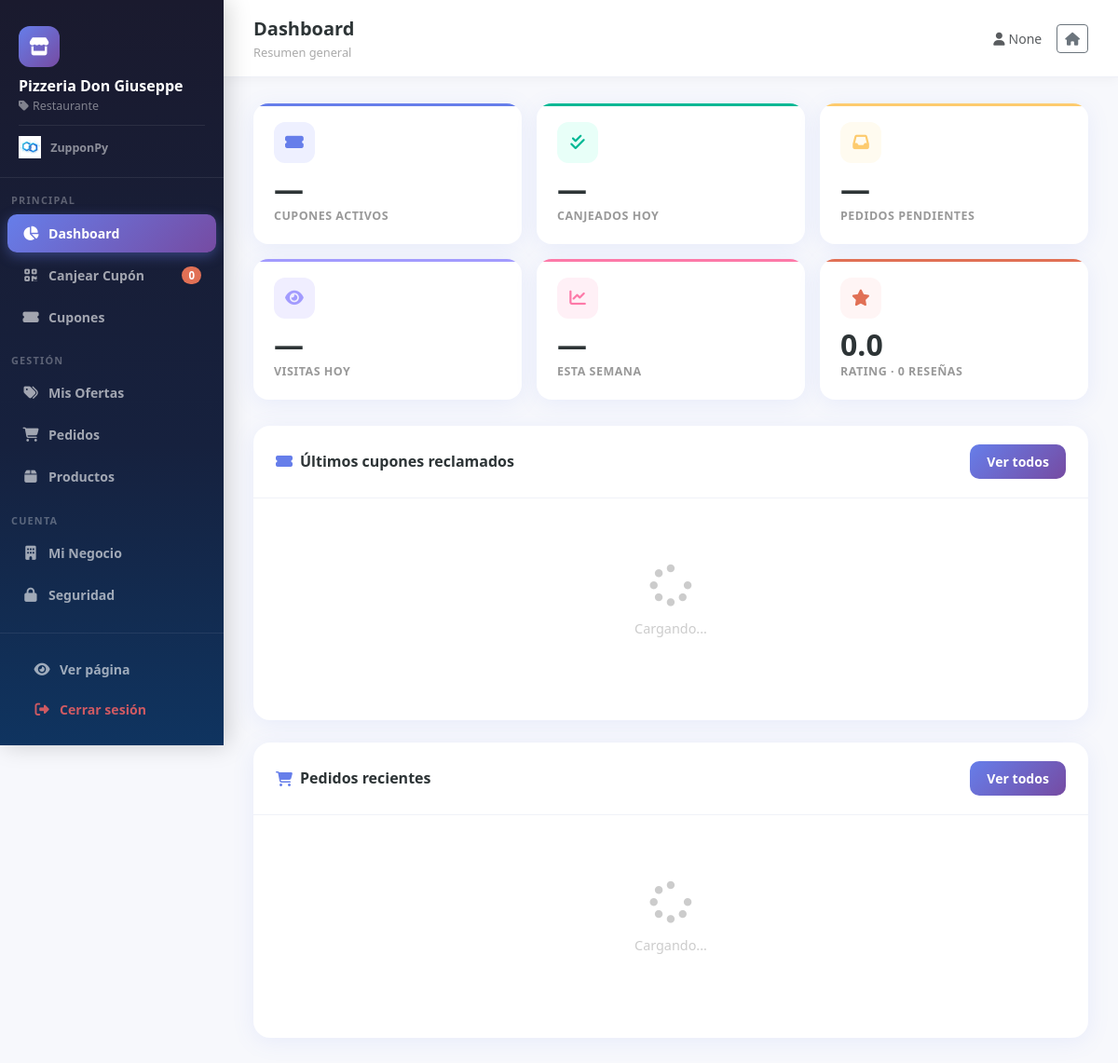
/negocio/panel (signed in), run on the app's committed database.
### tables this page shows
CREATE TABLE negocios (
            id INTEGER PRIMARY KEY AUTOINCREMENT,
            nombre TEXT NOT NULL, categoria TEXT NOT NULL,
            rating REAL DEFAULT 0, reviews INTEGER DEFAULT 0,
            imagen TEXT, promocion TEXT NOT NULL, descuento INTEGER NOT NULL,
            direccion TEXT NOT NULL, mapsLink TEXT,
            telefono TEXT NOT NULL, whatsapp TEXT NOT NULL,
            horario TEXT NOT NULL, descripcion TEXT, servicios TEXT,
            usuario TEXT UNIQUE, contrasena TEXT
        , fotos TEXT, ciudad TEXT DEFAULT "", lat REAL, lng REAL);

### app.py (the view)
@app.route('/negocio/panel')
def negocio_panel():
    if 'negocio_id' not in session:
        return redirect(url_for('login'))
    conn = get_connection()
    c = conn.cursor()
    c.execute('SELECT * FROM negocios WHERE id = ?', (session['negocio_id'],))
    negocio = c.fetchone()
    conn.close()
    if negocio:
        return render_template('negocio_panel.html', negocio=dict_from_row(negocio))
    return redirect(url_for('login'))

### app.py (called while the page is built)
def dict_from_row(row):
    d = dict(zip(row.keys(), row))
    for campo in ('servicios', 'fotos'):
        if campo in d and d[campo]:
            try:
                d[campo] = json.loads(d[campo]) if isinstance(d[campo], str) else d[campo]
            except:
                d[campo] = []
    return d

### database.py (called while the page is built)
def get_connection():
    conn = sqlite3.connect('negocios.db')
    conn.row_factory = sqlite3.Row
    return conn

### templates/negocio_panel.html (shortened to what this page needs)
<!DOCTYPE html>
<html lang="es">
<head>
    <link href="https://cdn.jsdelivr.net/npm/bootstrap@5.3.0/dist/css/bootstrap.min.css" rel="stylesheet">
    <link rel="stylesheet" href="https://cdnjs.cloudflare.com/ajax/libs/font-awesome/6.4.0/css/all.min.css">
</head>
<body>
<aside class="sidebar" id="sidebar">
    <div class="sidebar-logo">
        <div class="avatar"><i class="fas fa-store"></i></div>
        <div class="biz-name">{{ negocio.nombre }}</div>
        <div class="biz-cat"><i class="fas fa-tag me-1"></i>{{ negocio.categoria }}</div>
        <div style="margin-top:10px;padding-top:10px;border-top:1px solid rgba(255,255,255,0.08)">
            <img src="{{ url_for('static', filename='zuppon logo.png') }}" style="height:24px;vertical-align:middle;margin-right:6px">
            <span style="color:rgba(255,255,255,0.5);font-size:0.78rem;font-weight:700">ZupponPy</span>
        </div>
    </div>
    <div class="nav-section">Principal</div>
    <button class="nav-item active" onclick="showTab(this,'dashboard')"><i class="fas fa-chart-pie"></i> Dashboard</button>
    <button class="nav-item" onclick="showTab(this,'canjear')"><i class="fas fa-qrcode"></i> Canjear Cupón <span class="badge-count" id="badgeCupones">0</span></button>
    <button class="nav-item" onclick="showTab(this,'cupones')"><i class="fas fa-ticket-alt"></i> Cupones</button>
    <div class="nav-section">Gestión</div>
    <button class="nav-item" onclick="showTab(this,'ofertas')"><i class="fas fa-tags"></i> Mis Ofertas</button>
    <button class="nav-item" onclick="showTab(this,'pedidos')"><i class="fas fa-shopping-cart"></i> Pedidos <span class="badge-count" id="badgePedidos" style="display:none">0</span></button>
    <button class="nav-item" onclick="showTab(this,'productos')"><i class="fas fa-box"></i> Productos</button>
    <div class="nav-section">Cuenta</div>
    <button class="nav-item" onclick="showTab(this,'info')"><i class="fas fa-building"></i> Mi Negocio</button>
    <button class="nav-item" onclick="showTab(this,'seguridad')"><i class="fas fa-lock"></i> Seguridad</button>
    <div class="sidebar-footer">
        <a href="/negocio/{{ negocio.id }}" target="_blank" class="nav-item" style="text-decoration:none;display:flex"><i class="fas fa-eye"></i> Ver página</a>
        <a href="/logout" class="nav-item" style="text-decoration:none;display:flex;color:rgba(255,100,100,0.8)"><i class="fas fa-sign-out-alt"></i> Cerrar sesión</a>
    </div>
</aside>
<div class="main">
    <div class="topbar">
        <div>
            <span class="topbar-title" id="topbarTitle">Dashboard</span>
            <div class="topbar-sub" id="topbarSub">Resumen general</div>
        </div>
        <div class="d-flex align-items-center gap-3">
            <span class="text-muted small d-none d-md-block"><i class="fas fa-user me-1"></i>{{ negocio.usuario }}</span>
            <a href="/" class="btn btn-sm btn-outline-secondary"><i class="fas fa-home"></i></a>
        </div>
    </div>
    <div class="content">
        <div id="tab-dashboard" class="tab-pane active">
            <div class="stat-grid">
                <div class="stat-card" style="--accent:#667eea;--icon-bg:#eef0ff">
                    <div class="icon"><i class="fas fa-ticket-alt"></i></div>
                    <div class="num" id="statCupones">—</div>
                    <div class="lbl">Cupones activos</div>
                </div>
                <div class="stat-card" style="--accent:#00b894;--icon-bg:#e8fff8">
                    <div class="icon"><i class="fas fa-check-double"></i></div>
                    <div class="num" id="statCanjeados">—</div>
                    <div class="lbl">Canjeados hoy</div>
                </div>
                <div class="stat-card" style="--accent:#fdcb6e;--icon-bg:#fffbf0">
                    <div class="icon"><i class="fas fa-inbox"></i></div>
                    <div class="num" id="statPedidos">—</div>
                    <div class="lbl">Pedidos pendientes</div>
                </div>
                <div class="stat-card" style="--accent:#a29bfe;--icon-bg:#f0eeff">
                    <div class="icon"><i class="fas fa-eye"></i></div>
                    <div class="num" id="statVisitasHoy">—</div>
                    <div class="lbl">Visitas hoy</div>
                </div>
                <div class="stat-card" style="--accent:#fd79a8;--icon-bg:#fff0f6">
                    <div class="icon"><i class="fas fa-chart-line"></i></div>
                    <div class="num" id="statVisitasSemana">—</div>
                    <div class="lbl">Esta semana</div>
                </div>
                <div class="stat-card" style="--accent:#e17055;--icon-bg:#fff5f5">
                    <div class="icon"><i class="fas fa-star"></i></div>
                    <div class="num">{{ negocio.rating }}</div>
                    <div class="lbl">Rating · {{ negocio.reviews }} reseñas</div>
                </div>
            </div>
            <div class="panel-card mb-4">
                <div class="panel-card-header">
                    <h5><i class="fas fa-ticket-alt" style="color:var(--primary)"></i> Últimos cupones reclamados</h5>
                    <button class="btn-primary-grad btn" onclick="showTab(document.querySelector('[onclick*=cupones]'),'cupones')">Ver todos</button>
                </div>
                <div class="panel-card-body" id="dashCupones">
                    <div class="empty-state"><i class="fas fa-spinner fa-spin"></i><p>Cargando...</p></div>
                </div>
            </div>
            <div class="panel-card">
                <div class="panel-card-header">
                    <h5><i class="fas fa-shopping-cart" style="color:var(--primary)"></i> Pedidos recientes</h5>
                    <button class="btn-primary-grad btn" onclick="showTab(document.querySelectorAll('.nav-item')[5],'pedidos')">Ver todos</button>
                </div>
                <div class="panel-card-body" id="dashPedidos">
                    <div class="empty-state"><i class="fas fa-spinner fa-spin"></i><p>Cargando...</p></div>
                </div>
            </div>
        </div>
    </div>
</div>
</body>
</html>

### templates/negocio_panel.html (style rules this page uses)
:root { --primary: #667eea; --primary2: #764ba2; --success: #00b894; --warning: #fdcb6e; --danger: #e17055; --dark: #2d3436; --light-bg: #f7f8fc; --card-shadow: 0 4px 24px rgba(102,126,234,0.10); }
* { box-sizing: border-box; }
body { background: var(--light-bg); font-family: 'Segoe UI', system-ui, sans-serif; min-height: 100vh; }
.sidebar { position: fixed; top: 0; left: 0; height: 100vh; width: 240px; background: linear-gradient(180deg, #1a1a2e 0%, #16213e 60%, #0f3460 100%); z-index: 100; display: flex; flex-direction: column; box-shadow: 4px 0 24px rgba(0,0,0,0.18); transition: transform 0.3s; }
.sidebar-logo { padding: 28px 20px 20px; border-bottom: 1px solid rgba(255,255,255,0.08); }
.sidebar-logo .biz-name { color: white; font-weight: 800; font-size: 1rem; line-height: 1.3; }
.sidebar-logo .biz-cat { color: rgba(255,255,255,0.45); font-size: 0.78rem; margin-top: 2px; }
.sidebar-logo .avatar { width: 44px; height: 44px; border-radius: 12px; background: linear-gradient(135deg, var(--primary), var(--primary2)); display: flex; align-items: center; justify-content: center; font-size: 1.2rem; color: white; margin-bottom: 10px; }
.nav-section { padding: 16px 12px 4px; color: rgba(255,255,255,0.3); font-size: 0.68rem; font-weight: 700; letter-spacing: 1.2px; text-transform: uppercase; }
.nav-item { display: flex; align-items: center; gap: 10px; padding: 10px 16px; margin: 2px 8px; border-radius: 10px; color: rgba(255,255,255,0.6); font-size: 0.88rem; font-weight: 600; cursor: pointer; transition: all 0.2s; border: none; background: none; width: calc(100% - 16px); text-align: left; }
.nav-item i { width: 18px; text-align: center; font-size: 0.95rem; }
.nav-item.active { background: linear-gradient(135deg, var(--primary), var(--primary2)); color: white; box-shadow: 0 4px 14px rgba(102,126,234,0.4); }
.nav-item .badge-count { margin-left: auto; background: var(--danger); color: white; border-radius: 20px; padding: 1px 7px; font-size: 0.72rem; }
.sidebar-footer { margin-top: auto; padding: 16px 12px; border-top: 1px solid rgba(255,255,255,0.08); }
.main { margin-left: 240px; min-height: 100vh; }
.topbar { background: white; padding: 16px 32px; border-bottom: 1px solid #eef0f7; display: flex; align-items: center; justify-content: space-between; box-shadow: 0 2px 12px rgba(0,0,0,0.04); position: sticky; top: 0; z-index: 50; }
.topbar-title { font-size: 1.25rem; font-weight: 800; color: var(--dark); }
.topbar-sub { font-size: 0.8rem; color: #aaa; margin-top: 1px; }
.content { padding: 28px 32px; }
.stat-grid { display: grid; grid-template-columns: repeat(3, 1fr); gap: 16px; margin-bottom: 28px; }
.stat-card { background: white; border-radius: 16px; padding: 20px 22px; box-shadow: var(--card-shadow); position: relative; overflow: hidden; }
.stat-card::before { content: ''; position: absolute; top: 0; left: 0; right: 0; height: 3px; background: var(--accent, var(--primary)); }
.stat-card .icon { width: 44px; height: 44px; border-radius: 12px; display: flex; align-items: center; justify-content: center; font-size: 1.1rem; margin-bottom: 12px; background: var(--icon-bg, #eef0ff); color: var(--accent, var(--primary)); }
.stat-card .num { font-size: 2rem; font-weight: 900; color: var(--dark); line-height: 1; }
.stat-card .lbl { font-size: 0.78rem; color: #999; font-weight: 600; text-transform: uppercase; letter-spacing: 0.5px; margin-top: 4px; }
.panel-card { background: white; border-radius: 18px; box-shadow: var(--card-shadow); overflow: hidden; }
.panel-card-header { padding: 20px 24px; border-bottom: 1px solid #f0f2f8; display: flex; align-items: center; justify-content: space-between; }
.panel-card-header h5 { margin: 0; font-weight: 800; font-size: 1rem; color: var(--dark); display: flex; align-items: center; gap: 8px; }
.panel-card-body { padding: 24px; }
.tab-pane { display: none; }
.tab-pane.active { display: block; animation: fadeIn 0.25s ease; }
.empty-state { text-align: center; padding: 48px 20px; color: #ccc; }
.empty-state i { font-size: 2.8rem; margin-bottom: 12px; display: block; }
.empty-state p { font-size: 0.9rem; }
.btn-primary-grad { background: linear-gradient(135deg, var(--primary), var(--primary2)); border: none; color: white; font-weight: 700; border-radius: 10px; padding: 8px 18px; font-size: 0.88rem; cursor: pointer; transition: all 0.2s; }

### data on the page
negocios: nombre "Pizzeria Don Giuseppe", categoria "Restaurante", rating "0.0", reviews "0"

### other printed values
{{ negocio.usuario }} "None"
